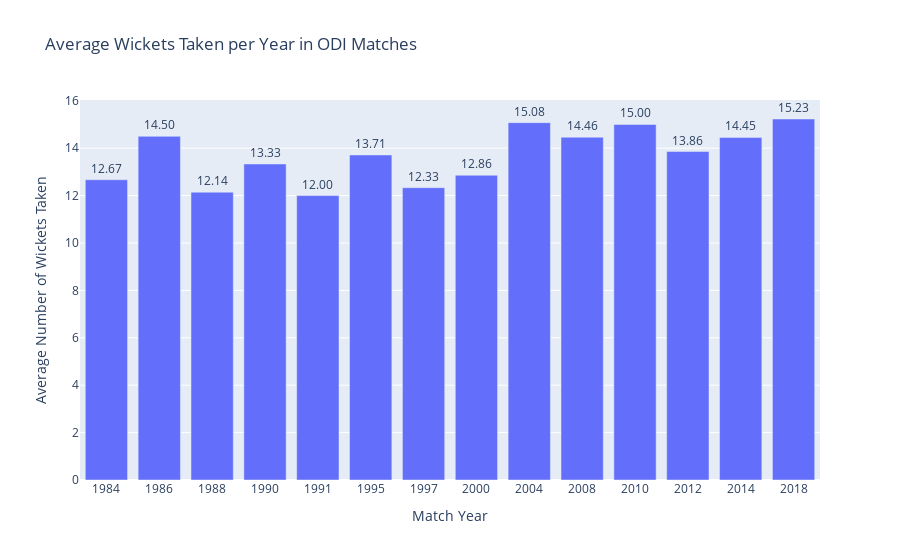

Notebook source saved alongside this figure:
### Markdown cell above
How about the bowlers?

### Code cell
odi_matches = asia_cup[asia_cup['Format'] == 'ODI'].copy()
avg_wickets_per_year = odi_matches.groupby('Year')['Wicket Taken'].mean().reset_index()
avg_wickets_per_year.rename(columns={'Wicket Taken': 'Average Wickets'}, inplace=True)
avg_wickets_per_year["Average Wickets"] = avg_wickets_per_year['Average Wickets']*2
fig = px.bar(
    avg_wickets_per_year,
    x='Year',
    y='Average Wickets',
    title='Average Wickets Taken per Year in ODI Matches',
    labels={'Year': 'Year', 'Average Wickets': 'Average Wickets Taken'},
    text='Average Wickets'  # This will display the value on top of each bar
)
fig.update_traces(texttemplate='%{text:.2f}', textposition='outside')
fig.update_layout(
    xaxis_title='Match Year',
    yaxis_title='Average Number of Wickets Taken',
    xaxis={'type': 'category'}
)
fig.show()

### Figure 1 — Plotly figure (JSON) as saved in the notebook; plotly's stock layout.template omitted (floating-point values rounded to 4 significant figures)
{"data": [{"alignmentgroup": "True", "hovertemplate": "Year=%{x}<br>Average Wickets Taken=%{text}<extra></extra>", "legendgroup": "", "marker": {"color": "#636efa", "pattern": {"shape": ""}}, "name": "", "offsetgroup": "", "orientation": "v", "showlegend": false, "text": [12.67, 14.5, 12.14, 13.33, 12, 13.71, 12.33, 12.86, 15.08, 14.46, 15, 13.86, 14.45, 15.23], "textposition": "outside", "texttemplate": "%{text:.2f}", "type": "bar", "x": [1984, 1986, 1988, 1990, 1991, 1995, 1997, 2000, 2004, 2008, 2010, 2012, 2014, 2018], "xaxis": "x", "y": [12.67, 14.5, 12.14, 13.33, 12, 13.71, 12.33, 12.86, 15.08, 14.46, 15, 13.86, 14.45, 15.23], "yaxis": "y"}], "layout": {"barmode": "relative", "legend": {"tracegroupgap": 0}, "title": {"text": "Average Wickets Taken per Year in ODI Matches"}, "xaxis": {"anchor": "y", "domain": [0, 1], "title": {"text": "Match Year"}, "type": "category"}, "yaxis": {"anchor": "x", "domain": [0, 1], "title": {"text": "Average Number of Wickets Taken"}}}}
